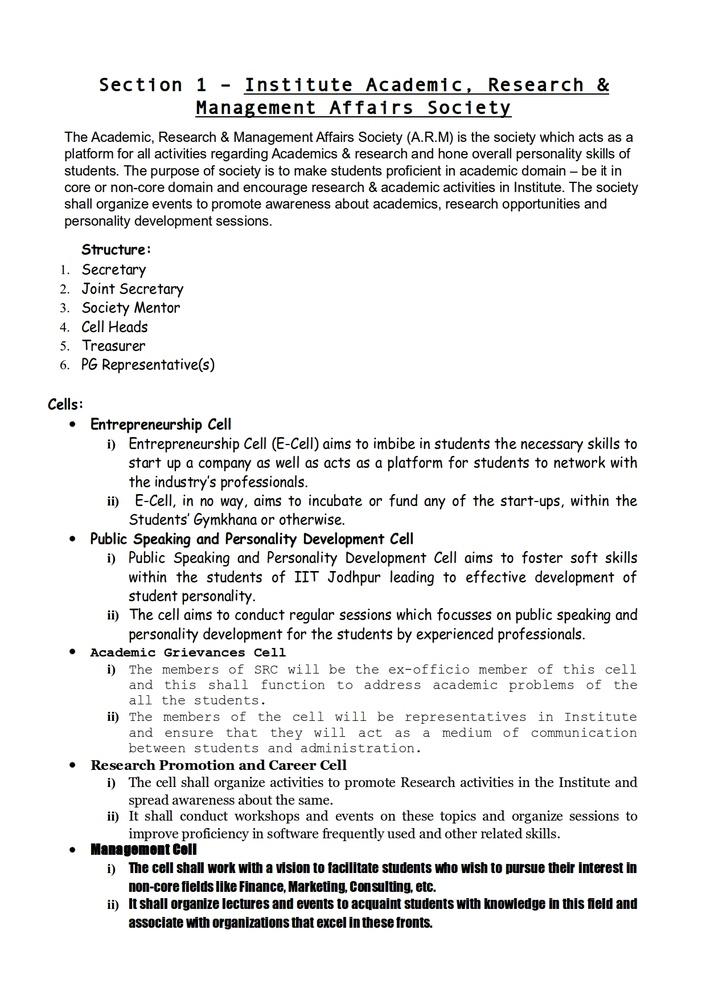
#> input picture images/test_document.jpg, 706 x 999 px, shrunk from 1240 x 1753 before the run, found by its file name
$ python image_manipulation.py   (older library calls are emulated)
#> lines starting #> are read from the running program, lines starting #| are printed output that depends on the picture
import Image
import numpy as np
import scipy.misc
import webbrowser
from skimage.io import imread

filename = "test_document.jpg"
webbrowser.open(filename)

im = imread("test_document.jpg")
#> im is the input picture: shape (999, 706, 3); mean R, G, B 235.9, 236, 235.8
for i in range(1):
 for j in range(1):
  print(im[i][j])
#> this loop made 1 pass
#| [255 255 255]

print(im.shape)
#| (999, 706, 3)
im1 = np.random.randint(0, 255, (36, 90,3))

#scipy.misc.imsave('outfile.jpg', im1)
#webbrowser.open("outfile.jpg")

#im1=im
for i in range(36):
 for j in range(30):
  for k in range(3):
   im1[i][j][k]=im[i][j][k]
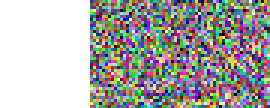
#> im1: shape (36, 90, 3) int64 (shown 3 times larger); mean R, G, B 171.2, 170, 167.9

scipy.misc.imsave('outfile1.jpg', im1)
webbrowser.open("outfile1.jpg")

#for i in range(1):
#for j in range(30):
# print(im1[15][j])

print(im1.shape)
#| (36, 90, 3)
